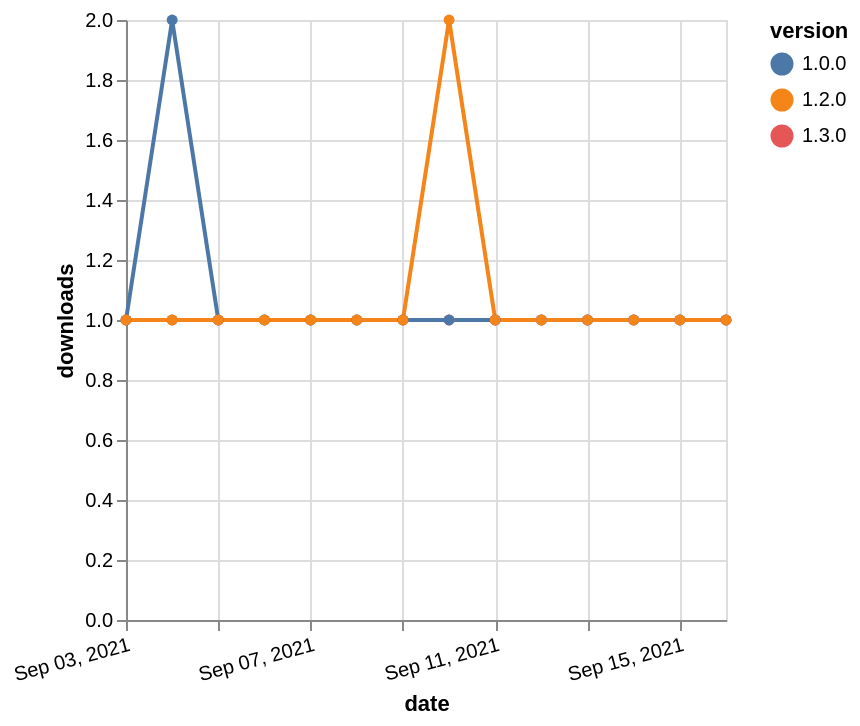

Vega-Lite specification for this chart:
### Vega-Lite specification from a JSON file in a GitHub repository (floating-point values rounded to 4 significant figures)
{"$schema": "https://vega.github.io/schema/vega-lite/v5.json", "description": "A simple bar chart with embedded data.", "data": {"values": [{"date": "2021-09-03", "total": 141, "delta": 1, "version": "1.3.0"}, {"date": "2021-09-04", "total": 142, "delta": 1, "version": "1.3.0"}, {"date": "2021-09-05", "total": 143, "delta": 1, "version": "1.3.0"}, {"date": "2021-09-06", "total": 144, "delta": 1, "version": "1.3.0"}, {"date": "2021-09-07", "total": 145, "delta": 1, "version": "1.3.0"}, {"date": "2021-09-08", "total": 146, "delta": 1, "version": "1.3.0"}, {"date": "2021-09-09", "total": 147, "delta": 1, "version": "1.3.0"}, {"date": "2021-09-10", "total": 148, "delta": 1, "version": "1.3.0"}, {"date": "2021-09-11", "total": 149, "delta": 1, "version": "1.3.0"}, {"date": "2021-09-12", "total": 150, "delta": 1, "version": "1.3.0"}, {"date": "2021-09-13", "total": 151, "delta": 1, "version": "1.3.0"}, {"date": "2021-09-14", "total": 152, "delta": 1, "version": "1.3.0"}, {"date": "2021-09-15", "total": 153, "delta": 1, "version": "1.3.0"}, {"date": "2021-09-16", "total": 154, "delta": 1, "version": "1.3.0"}, {"date": "2021-09-03", "total": 142, "delta": 1, "version": "1.0.0"}, {"date": "2021-09-04", "total": 144, "delta": 2, "version": "1.0.0"}, {"date": "2021-09-05", "total": 145, "delta": 1, "version": "1.0.0"}, {"date": "2021-09-06", "total": 146, "delta": 1, "version": "1.0.0"}, {"date": "2021-09-07", "total": 147, "delta": 1, "version": "1.0.0"}, {"date": "2021-09-08", "total": 148, "delta": 1, "version": "1.0.0"}, {"date": "2021-09-09", "total": 149, "delta": 1, "version": "1.0.0"}, {"date": "2021-09-10", "total": 150, "delta": 1, "version": "1.0.0"}, {"date": "2021-09-11", "total": 151, "delta": 1, "version": "1.0.0"}, {"date": "2021-09-12", "total": 152, "delta": 1, "version": "1.0.0"}, {"date": "2021-09-13", "total": 153, "delta": 1, "version": "1.0.0"}, {"date": "2021-09-14", "total": 154, "delta": 1, "version": "1.0.0"}, {"date": "2021-09-15", "total": 155, "delta": 1, "version": "1.0.0"}, {"date": "2021-09-16", "total": 156, "delta": 1, "version": "1.0.0"}, {"date": "2021-09-03", "total": 126, "delta": 1, "version": "1.2.0"}, {"date": "2021-09-04", "total": 127, "delta": 1, "version": "1.2.0"}, {"date": "2021-09-05", "total": 128, "delta": 1, "version": "1.2.0"}, {"date": "2021-09-06", "total": 129, "delta": 1, "version": "1.2.0"}, {"date": "2021-09-07", "total": 130, "delta": 1, "version": "1.2.0"}, {"date": "2021-09-08", "total": 131, "delta": 1, "version": "1.2.0"}, {"date": "2021-09-09", "total": 132, "delta": 1, "version": "1.2.0"}, {"date": "2021-09-10", "total": 134, "delta": 2, "version": "1.2.0"}, {"date": "2021-09-11", "total": 135, "delta": 1, "version": "1.2.0"}, {"date": "2021-09-12", "total": 136, "delta": 1, "version": "1.2.0"}, {"date": "2021-09-13", "total": 137, "delta": 1, "version": "1.2.0"}, {"date": "2021-09-14", "total": 138, "delta": 1, "version": "1.2.0"}, {"date": "2021-09-15", "total": 139, "delta": 1, "version": "1.2.0"}, {"date": "2021-09-16", "total": 140, "delta": 1, "version": "1.2.0"}]}, "width": "container", "mark": {"type": "line", "point": {"filled": true}}, "encoding": {"x": {"field": "date", "type": "temporal", "timeUnit": "yearmonthdate", "title": "date", "axis": {"labelAngle": -15}}, "y": {"field": "delta", "type": "quantitative", "title": "downloads"}, "color": {"field": "version", "type": "nominal"}, "tooltip": {"field": "delta"}}}
